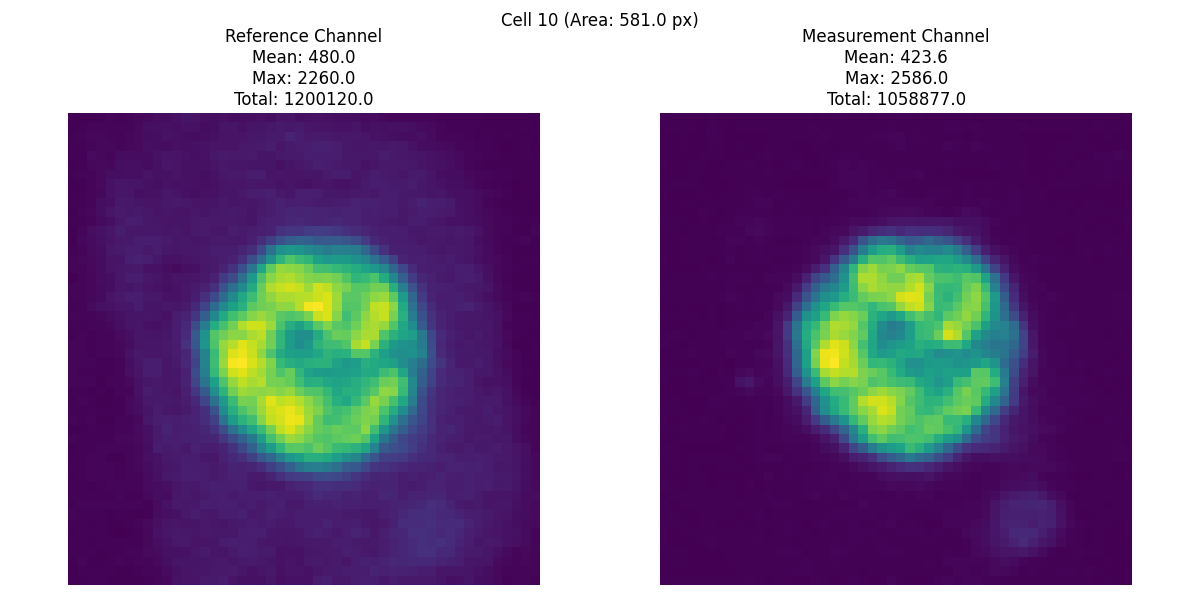
#> input picture cell_crops/cell_10.png, 1200 x 600 px
$ python -i improved_segmentation.py   (imports and definitions only)
#> lines starting #> are read from the running program, lines starting #| are printed output that depends on the picture; after the words box and inside, x2 and y2 are one past the last pixel; in counts of white or black regions, pixels touching at a corner belong together
import numpy as np
import tifffile
import matplotlib.pyplot as plt
from skimage import filters, morphology, feature, segmentation, measure, exposure, util, color
from scipy import ndimage
from pathlib import Path
import os
import pandas as pd
import argparse
import warnings

# Suppress specific warnings that might occur during processing
# [1 line not run here, left out]

# [158 lines left out: functions load_first_frame, enhance_contrast, denoise_image, not called in this run]

def detect_cell_regions(image, method='multiotsu', min_size=120, max_holes_size=50, threshold_abs=None):
    """
    Detect foreground cell regions in the image.

    Parameters:
    -----------
    image : numpy.ndarray
        Input image
    method : str
        Thresholding method:
        - 'otsu': Otsu's method
        - 'multiotsu': Multi-Otsu thresholding
        - 'local': Local thresholding
        - 'li': Li's minimum cross entropy
    min_size : int
        Minimum size of objects to keep
    max_holes_size : int
        Maximum size of holes to fill

    Returns:
    --------
    binary : numpy.ndarray
        Binary mask of detected foreground regions
    """
    # Choose thresholding method
    if method == 'otsu':
        thresh = filters.threshold_otsu(image)
        binary = image > thresh
    elif method == 'multiotsu':
        thresholds = filters.threshold_multiotsu(image, classes=3)
        # Use the higher threshold to separate bright cells
        binary = image > thresholds[1]
    elif method == 'local':
        # Use sauvola instead of simple local for better adaptation to variations
        thresh = filters.threshold_sauvola(image, window_size=51)
        binary = image > thresh
    elif method == 'li':
        thresh = filters.threshold_li(image)
        binary = image > thresh
    elif method == 'absolute':
        if threshold_abs is None:
            threshold_abs = 0.5
        binary = image > threshold_abs
    else:
        # Default to Otsu
        thresh = filters.threshold_otsu(image)
        binary = image > thresh

    # Clean up binary image
    binary = morphology.remove_small_holes(binary, area_threshold=max_holes_size)
    binary = morphology.remove_small_objects(binary, min_size=min_size)

    # Apply morphological operations to refine the mask
    binary = morphology.binary_opening(binary, morphology.disk(2))
    binary = morphology.binary_closing(binary, morphology.disk(3))

    return binary

# [708 lines left out: functions find_cell_markers, segment_cells, refine_segmentation, extract_features, cluster_cells_by_intensity, plot_segmentation and 3 more, not called in this run]

# [2 lines not run here, left out]

>>> import cv2
>>> picture = cv2.imread('cell_crops/cell_10.png', cv2.IMREAD_GRAYSCALE)
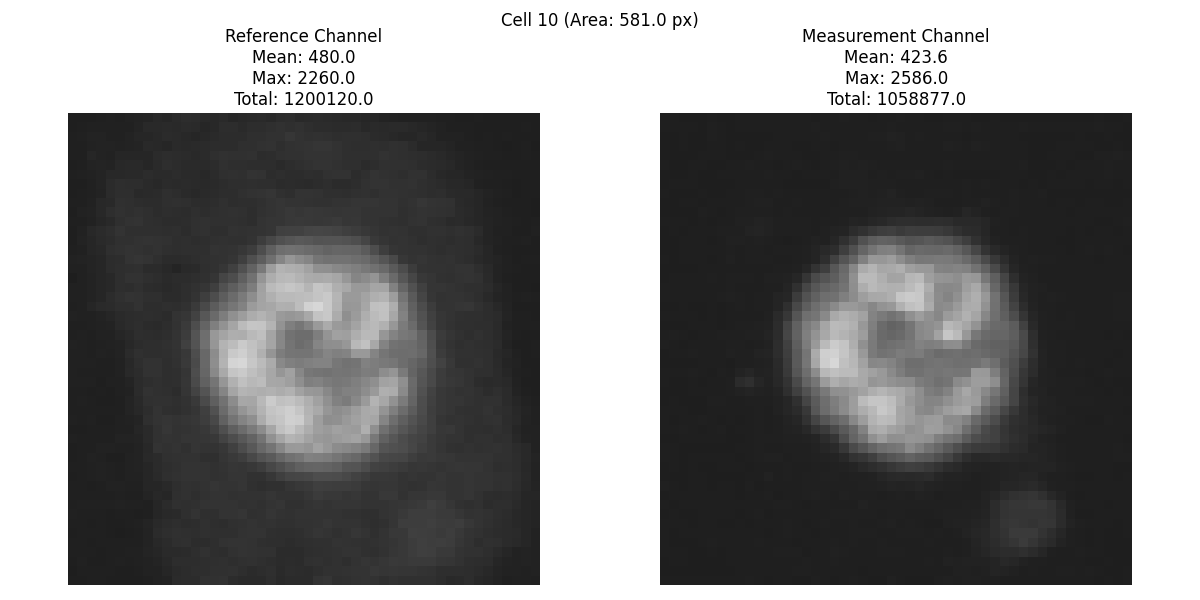
#> picture: shape (600, 1200); min 0, max 255, mean 131.5
>>> result = detect_cell_regions(picture)
#> in detect_cell_regions, `thresholds = filters.threshold_multiotsu(image, classes=3)`: thresholds = [90, 197]
#> in detect_cell_regions, `binary = image > thresholds[1]`:
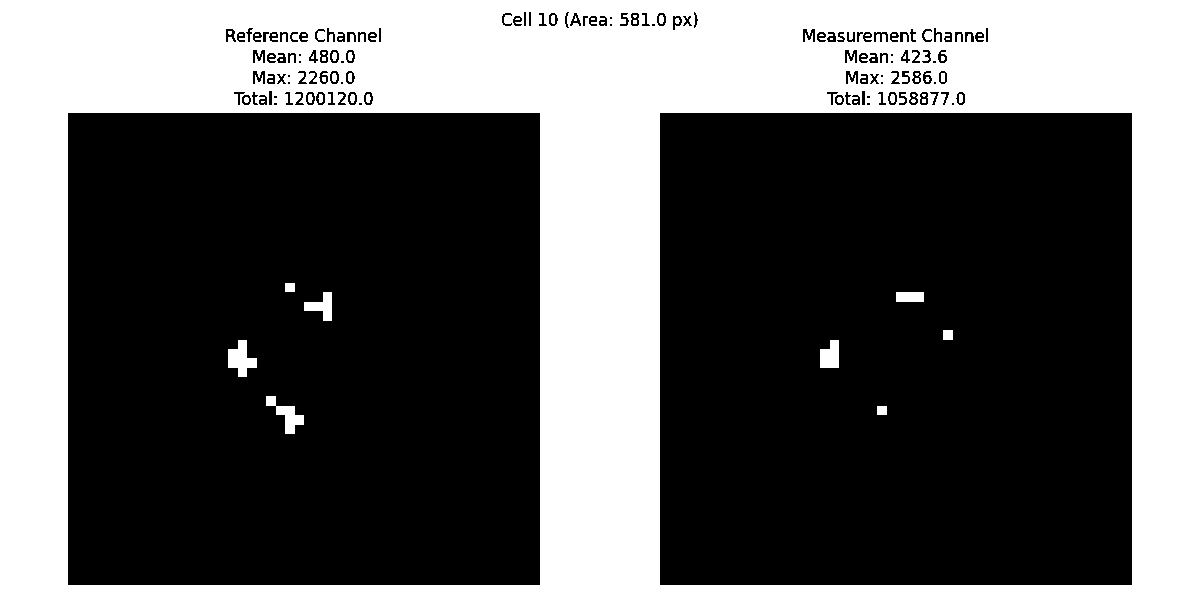
#> binary: shape (600, 1200) bool; 37.6% white; 65 white regions (40 under 20 px), largest, box (x1, y1, x2, y2) and area: (0, 0, 1200, 600) 267465, (228, 340, 257, 377) 623, (266, 396, 304, 434) 551
#> in detect_cell_regions, `binary = morphology.remove_small_holes(binary, area_threshold=max_hole..`:
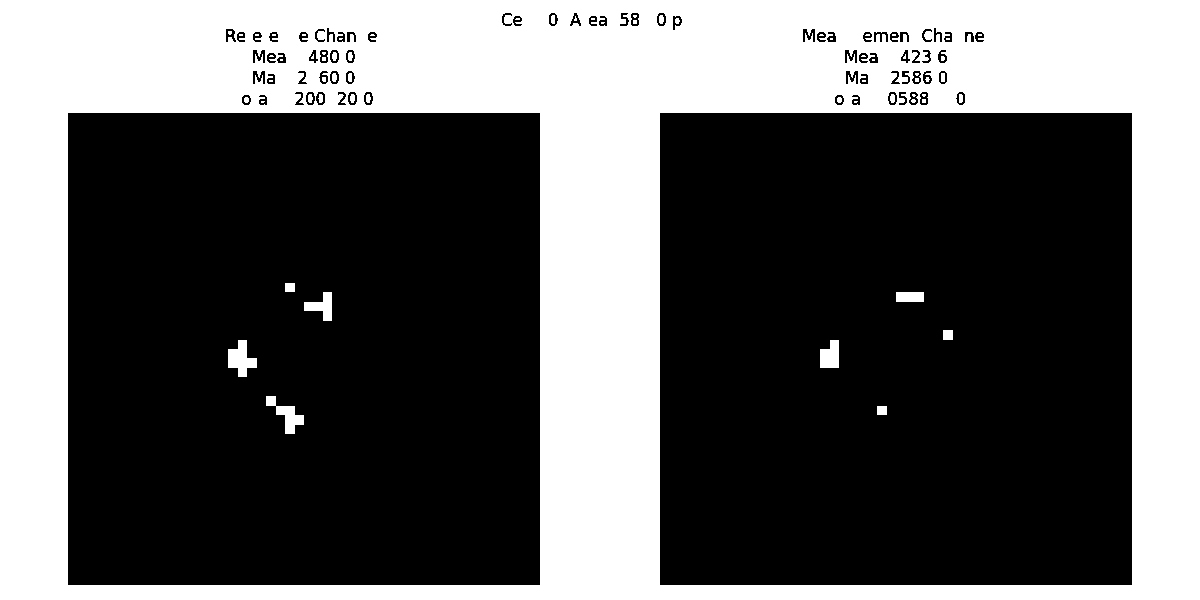
#> binary: shape (600, 1200) bool; 37.9% white; 65 white regions (40 under 20 px), largest, box (x1, y1, x2, y2) and area: (0, 0, 1200, 600) 268987, (228, 340, 257, 377) 623, (266, 396, 304, 434) 551
#> in detect_cell_regions, `binary = morphology.remove_small_objects(binary, min_size=min_size)`:
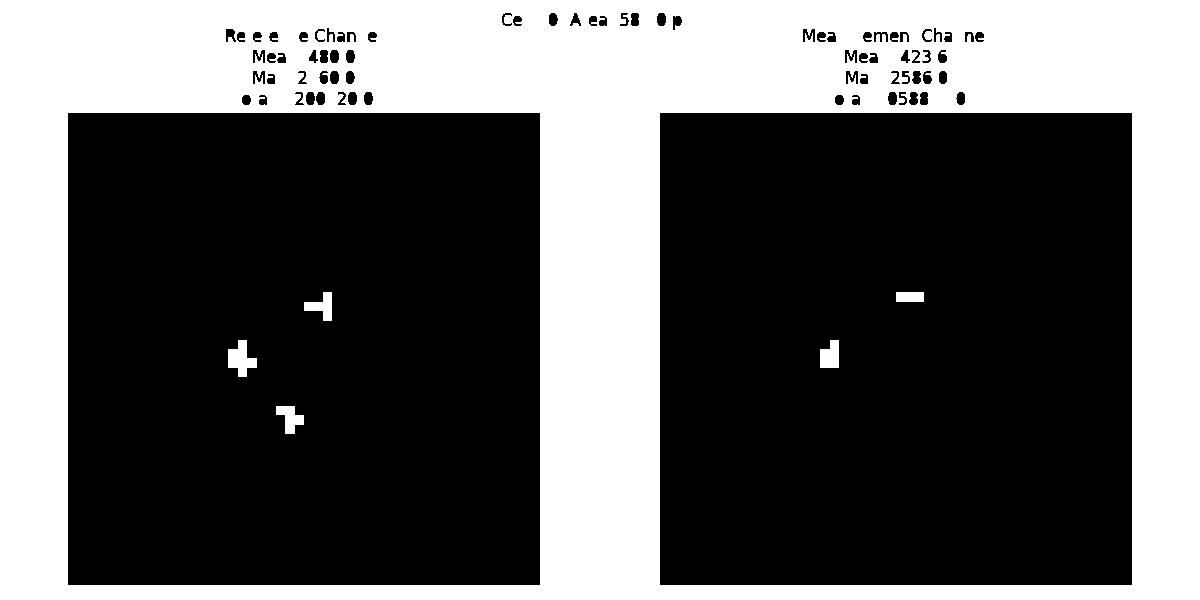
#> binary: shape (600, 1200) bool; 37.7% white; 6 white regions, box (x1, y1, x2, y2) and area: (0, 0, 1200, 600) 268987, (228, 340, 257, 377) 623, (276, 406, 304, 434) 451, (820, 340, 839, 368) 442, (304, 292, 332, 321) 432, (896, 292, 924, 302) 280
#> in detect_cell_regions, `binary = morphology.binary_opening(binary, morphology.disk(2))`:
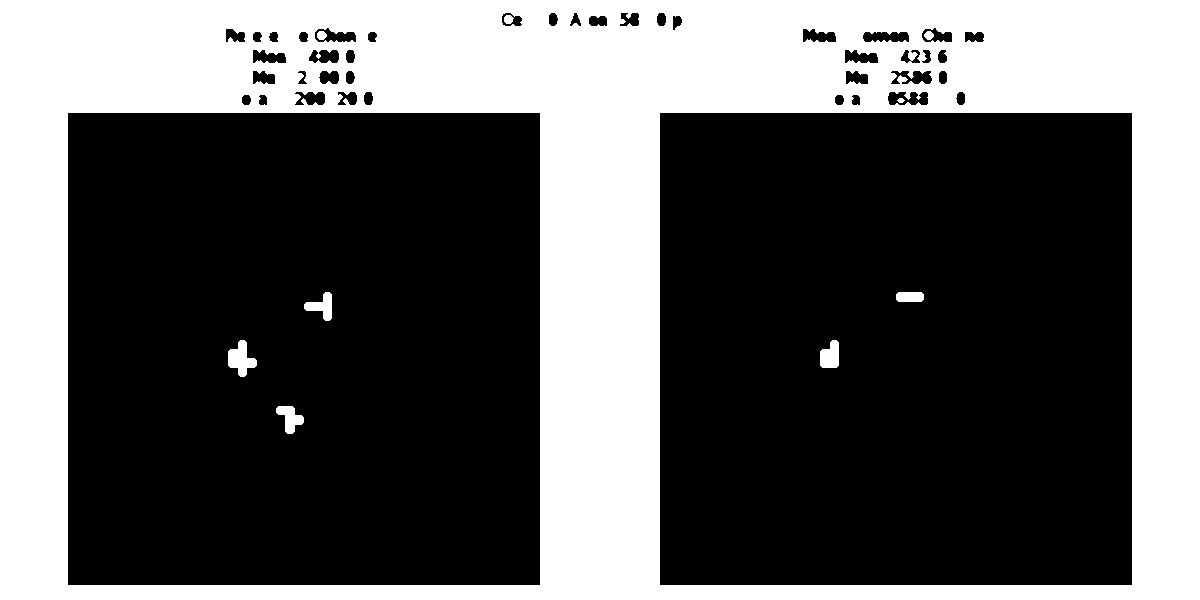
#> binary: shape (600, 1200) bool; 37.5% white; 10 white regions, largest, box (x1, y1, x2, y2) and area: (0, 0, 1200, 600) 267498, (228, 340, 257, 377) 599, (276, 406, 304, 434) 430
#> in detect_cell_regions, `binary = morphology.binary_closing(binary, morphology.disk(3))`:
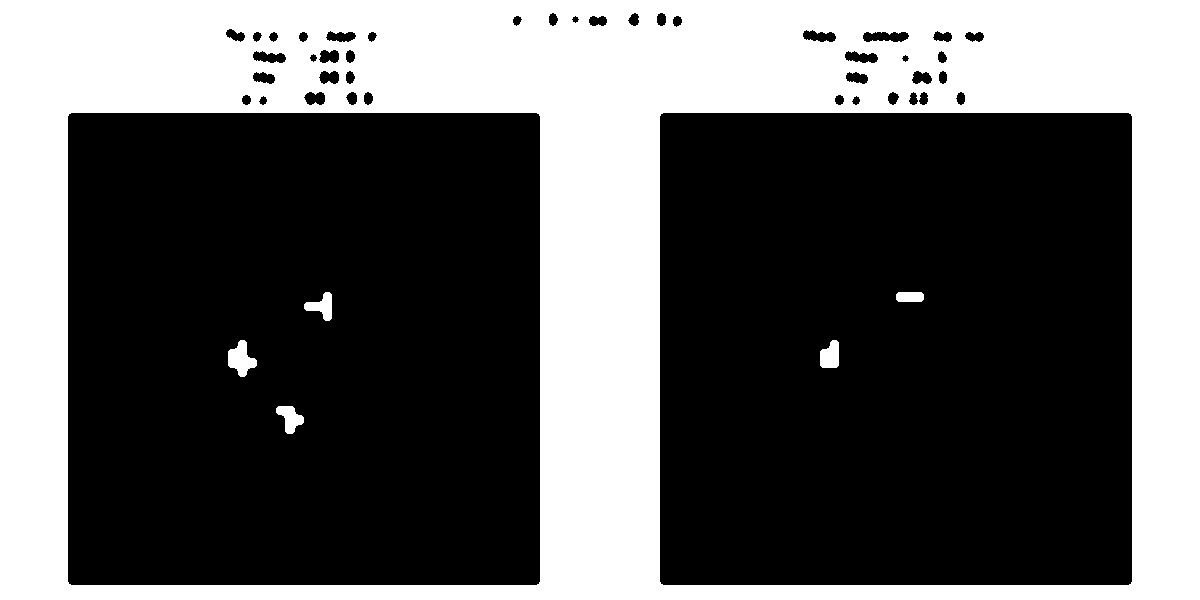
#> binary: shape (600, 1200) bool; 37.7% white; 6 white regions, box (x1, y1, x2, y2) and area: (0, 0, 1200, 600) 269407, (228, 340, 257, 377) 619, (276, 406, 304, 434) 445, (820, 340, 839, 368) 432, (304, 292, 332, 321) 424, (896, 292, 924, 302) 268
